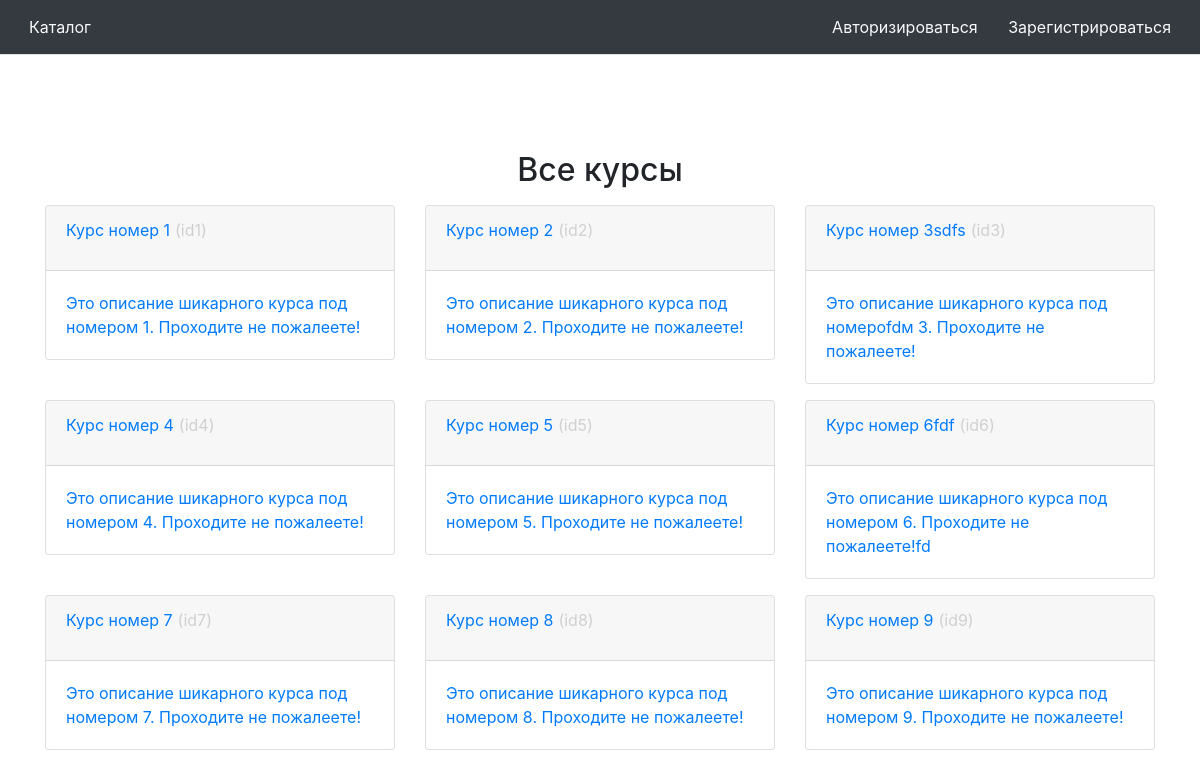
The page / on the database its author committed.
### models/course.py (models this page shows)
class Course(db.Model):
    id = db.Column(db.Integer, primary_key=True)
    name = db.Column(db.String(512))
    description = db.Column(db.String(4096))
    attempts = db.relationship('Attempt', backref='attempt_course', lazy=True)
    tasks = db.relationship('Task', backref='task_course', lazy=True)
    author_id = db.Column(db.Integer, db.ForeignKey('user.id'))

### controllers/catalog.py (the view)
@app.route('/')
def catalog():  # put application's code here
    course_info_list = get_popular_courses(9)
    if (not current_user is None):
        return render_template('catalog.html', current_user_id=False, title_name="Все курсы",
                               course_info_list=course_info_list, len=len, str=str)
    return render_template('catalog.html', current_user_id=current_user.id, title_name="Все курсы", course_info_list=course_info_list, len=len, str=str)

### models/course.py (called while the page is built)
def get_popular_courses(count):
    return Course.query.limit(count).all()

### templates/catalog.html (shortened to what this page needs)
{% from 'header.html' import header %}
{% from 'course_card.html' import course_card %}
<!DOCTYPE html>
<html lang="ru">
{{ header("Каталог", current_user) }}
<body>
    <div class="container">
        <div class="row mb-2">
            <div class="col-3"></div>
            <div class="col-6">
                <h2 class="text-center">{{title_name}}</h2>
            </div>
            <div class="col-3"></div>
        </div>
        {% for i in range(len(course_info_list)) %}
            {% if i % 3 == 0 %}
                <div class="row mb-3">
            {% endif %}
            <div class="col-4">
            {{ course_card(course_info_list[i], str, current_user_id) }}
            </div>
            {% if i % 3 == 2 %}
                </div>
            {% endif %}
        {% endfor %}
    </div>
</body>
</html>

### templates/course_card.html (shortened to what this page needs)
{% macro course_card(course_info, str, current_user_id) %}
    <a href="{{ url_for('course', id=course_info.id) }}">
        <div class="card">
            <div style="display: -webkit-inline-flex" class="card-header">
                {{course_info.name+' '}}
                <p style="color: #d0d0d0; margin-left: 5px;">{{ " "+" (id" }}{{ course_info.id }})</p>
            </div>
            <div class="card-body">{{ course_info.description}}</div>
        </div>
    </a>
{% endmacro %}

### static/styles.css (style rules this page uses)
a:link { text-decoration: none; }
.card { transition: ease 0.2s; }

### rows shown on the page
Course: name "Курс номер 1", id "1", description "Это описание шикарного курса под номером 1. Проходите не пожалеете!"
Course: name "Курс номер 2", id "2", description "Это описание шикарного курса под номером 2. Проходите не пожалеете!"
Course: name "Курс номер 3sdfs", id "3", description "Это описание шикарного курса под номероfdм 3. Проходите не пожалеете!"
Course: name "Курс номер 4", id "4", description "Это описание шикарного курса под номером 4. Проходите не пожалеете!"
Course: name "Курс номер 5", id "5", description "Это описание шикарного курса под номером 5. Проходите не пожалеете!"
Course: name "Курс номер 6fdf", id "6", description "Это описание шикарного курса под номером 6. Проходите не пожалеете!fd"
Course: name "Курс номер 7", id "7", description "Это описание шикарного курса под номером 7. Проходите не пожалеете!"
Course: name "Курс номер 8", id "8", description "Это описание шикарного курса под номером 8. Проходите не пожалеете!"
Course: name "Курс номер 9", id "9", description "Это описание шикарного курса под номером 9. Проходите не пожалеете!"

### other values the page prints
{{ title_name }} "Все курсы"
{{ " "+" (id" }} "(id" "(id" "(id" "(id" "(id" "(id" "(id" "(id" "(id"
